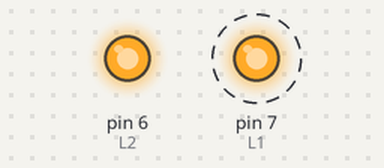
Bench run of a sketch on a simulated Arduino Uno, built with avr-gcc and run on an emulated ATmega328P. On the bench: output pins drawn as LEDs (lit = HIGH). Dashed ring = blinking. Pins used as bus, display or sensor lines are not drawn.

Above: at 0.2 s.
At 4.5 s:
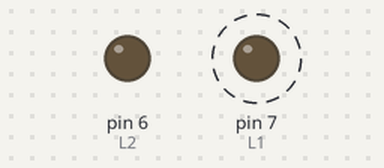
Timing chart, 0 to 5.8 s (numbered marks = the images above):
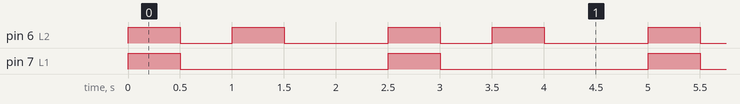

The sketch:

digital.ino
```cpp
// TASK: DIGITAL OUTPUT — ACTIVE HIGH vs ACTIVE LOW
// L1/L2 are wired ACTIVE HIGH  -> LED lights when pin = HIGH
// R1/R2 are wired ACTIVE LOW   -> LED lights when pin = LOW
// (matches a dual H-bridge / relay board where one side of the
//  driver inverts logic — very common on cheap motor driver boards)
//
// WIRING (active-high side, L1/L2):
//   Pin 6 (L2) -> 220ohm resistor -> LED anode(+) -> LED cathode(-) -> GND
//   Pin 7 (L1) -> 220ohm resistor -> LED anode(+) -> LED cathode(-) -> GND
//   (pin HIGH pushes current through the LED -> lights up)
//
// WIRING (active-low side, R1/R2):
//   5V -> LED anode(+) -> LED cathode(-) -> 220ohm resistor -> Pin 8 (R1)
//   5V -> LED anode(+) -> LED cathode(-) -> 220ohm resistor -> Pin 9 (R2)
//   (pin LOW sinks current through the LED -> lights up; pin HIGH = no current = off)

#define L2 6  // Active HIGH
#define L1 7  // Active HIGH
#define R1 8  // Active LOW
#define R2 9  // Active LOW

void setup() {
  pinMode(L2, OUTPUT);
  pinMode(L1, OUTPUT);
  pinMode(R1, OUTPUT);
  pinMode(R2, OUTPUT);
}

void loop() {
  // --- Step 1: L side ON (active-high -> HIGH), R side OFF (active-low -> HIGH) ---
  digitalWrite(L2, HIGH);
  digitalWrite(L1, HIGH);
  digitalWrite(R1, HIGH);
  digitalWrite(R2, HIGH);
  delay(500);

  // --- Step 2: L side OFF (active-high -> LOW), R side ON (active-low -> LOW) ---
  digitalWrite(L2, LOW);
  digitalWrite(L1, LOW);
  digitalWrite(R1, LOW);
  digitalWrite(R2, LOW);
  delay(500);

  // --- Step 3: L2 + R1 ON, L1 + R2 OFF (alternating diagonal pattern) ---
  digitalWrite(L2, HIGH);
  digitalWrite(L1, LOW);
  digitalWrite(R1, LOW);
  digitalWrite(R2, HIGH);
  delay(500);

  // --- Step 4: everything OFF, longer pause before repeating ---
  digitalWrite(L2, LOW);
  digitalWrite(L1, LOW);
  digitalWrite(R1, HIGH);
  digitalWrite(R2, HIGH);
  delay(1000);
}
```

Measured:
- by itself, pin 6 (L2): repeats every 2.5 s: LOW 0.50 s, HIGH 0.50 s, LOW 1.0 s, HIGH 0.50 s
- by itself, pin 7 (L1): alternates HIGH for 0.50 s and LOW for 2.0 s
- by itself, everything shown: repeats every 2.5 s, in 4 steps
